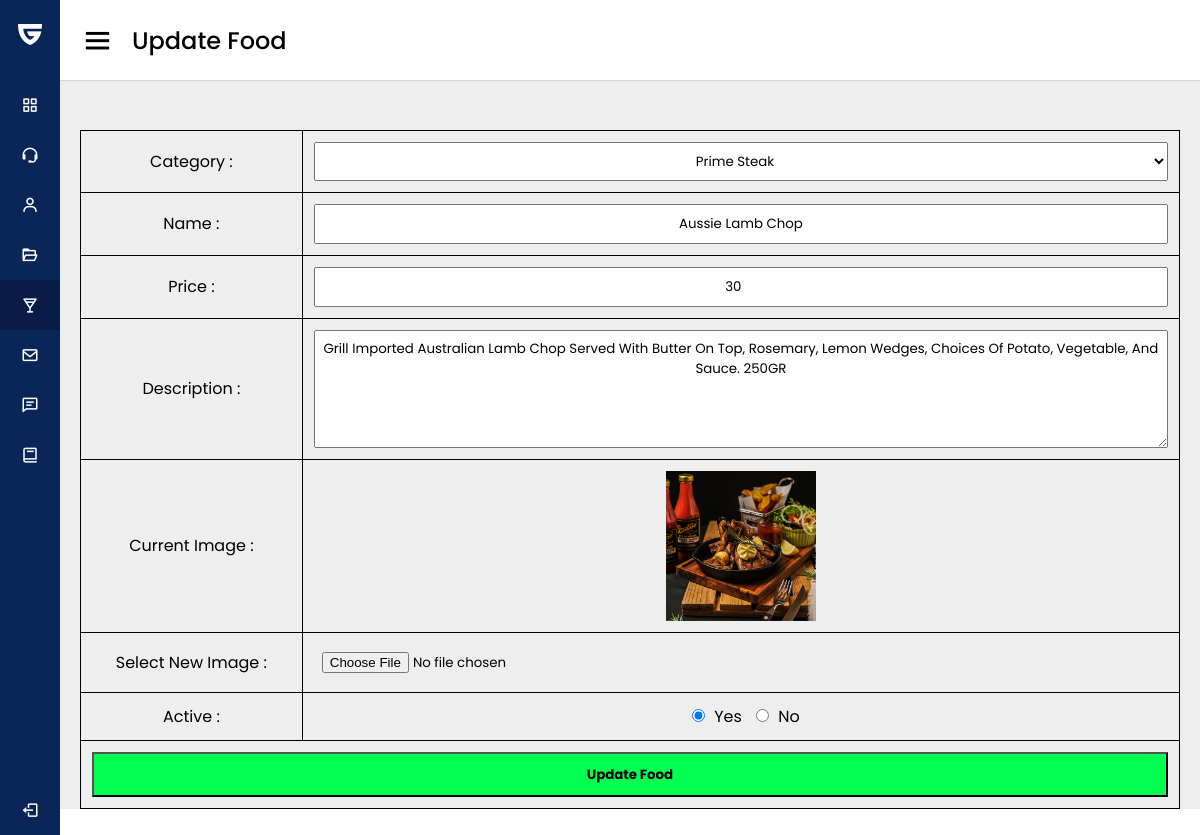
Page /Admin/update-food.php?id=1 (signed in) on the committed database.
### tables this page shows
CREATE TABLE `tbl_food` (
  `food_id` int(10) UNSIGNED NOT NULL,
  `category` varchar(100) NOT NULL,
  `name` varchar(100) NOT NULL,
  `price` decimal(10,0) NOT NULL,
  `description` text NOT NULL,
  `image_name` varchar(255) NOT NULL,
  `active` varchar(10) NOT NULL
);

CREATE TABLE `tbl_category` (
  `id` int(10) UNSIGNED NOT NULL,
  `name` varchar(100) NOT NULL,
  `category` varchar(100) NOT NULL,
  `active` varchar(10) NOT NULL
);

### Admin/update-food.php (the view, shortened to what this page needs)
<?php
include('../Assets/Config/config.php');
?>
<?php
if (isset($_GET['id'])) {
    $id = $_GET['id'];
    $sql2 = "SELECT * FROM tbl_food WHERE food_id=$id";
    $res2 = mysqli_query($conn, $sql2);
    $row2 = mysqli_fetch_assoc($res2);
    $name = $row2['name'];
    $description = $row2['description'];
    $price = $row2['price'];
    $current_image = $row2['image_name'];
    $current_category = $row2['category'];
    $active = $row2['active'];
} else {
    header('location:' . SITEURL . 'Admin/manage-food.php');
}
?>
<html>
<head>
    <link rel="stylesheet" href="style.css">
    <link href='https://unpkg.com/boxicons@2.0.7/css/boxicons.min.css' rel='stylesheet'>
    <link rel="stylesheet" href="https://cdnjs.cloudflare.com/ajax/libs/font-awesome/5.15.3/css/all.min.css">
</head>
<body>
    <div class="sidebar">
        <div class="logo-details">
            <i class='fab fa-guilded'></i>
            <span class="logo_name">Gresda Food</span>
        </div>
        <ul class="nav-links">
            <li>
                <a href="index.php">
                    <i class='bx bx-grid-alt'></i>
                    <span class="links_name">Dashboard</span>
                </a>
            </li>
            <li>
                <a href="manage-admin.php">
                    <i class='bx bx-support'></i>
                    <span class="links_name">Manage Admin</span>
                </a>
            </li>
            <li>
                <a href="manage-user.php">
                    <i class='bx bx-user'></i>
                    <span class="links_name">Manage Users</span>
                </a>
            </li>
            <li>
                <a href="manage-category.php">
                    <i class='bx bx-folder-open'></i>
                    <span class="links_name">Manage Category</span>
                </a>
            </li>
            <li>
                <a href="manage-food.php" class="active">
                    <i class='bx bx-drink'></i>
                    <span class="links_name">Manage Food</span>
                </a>
            </li>
            <li>
                <a href="manage-contact.php">
                    <i class='bx bx-envelope'></i>
                    <span class="links_name">Manage Contact</span>
                </a>
            </li>
            <li>
                <a href="manage-review.php">
                    <i class='bx bx-comment-detail'></i>
                    <span class="links_name">Manage Review</span>
                </a>
            </li>
            <li>
                <a href="manage-order.php">
                    <i class='bx bx-book'></i>
                    <span class="links_name">Manage Order</span>
                </a>
            </li>
            <li class="log_out">
                <a href="Assets/logout.php">
                    <i class='bx bx-log-out'></i>
                    <span class="links_name">Log out</span>
                </a>
            </li>
        </ul>
    </div>
    <section class="home-section">
        <nav>
            <div class="sidebar-button">
                <i class='bx bx-menu sidebarBtn'></i>
                <span class="dashboard">Update Food</span>
            </div>
        </nav>
        <div class="home-content">
            <div class="overview-boxes">
                <table class="tbl-full">
                    <form action="" method="POST" enctype="multipart/form-data">
                        <tr>
                            <td>Category : </td>
                            <td>
                                <select name="category">
                                    <?php
                                    $sql = "SELECT * FROM tbl_category WHERE active='Yes'";
                                    $res = mysqli_query($conn, $sql);
                                    $count = mysqli_num_rows($res);
                                    if ($count > 0) {
                                        while ($row = mysqli_fetch_assoc($res)) {
                                            $category_name = $row['name'];
                                            $category_id = $row['category'];
                                    ?>
                                            <option <?php if ($current_category == $category_id) {
                                                        echo "selected";
                                                    } ?> value="<?php echo $category_id; ?>"><?php echo $category_name; ?></option>
                                    <?php
                                        }
                                    } else {
                                        echo "<option value='0'>Category Not Available.</option>";
                                    }
                                    ?>
                                </select>
                            </td>
                        </tr>
                        <tr>
                            <td>Name : </td>
                            <td>
                                <input type="text" name="name" value="<?php echo $name; ?>">
                            </td>
                        </tr>
                        <tr>
                            <td>Price : </td>
                            <td>
                                <input type="number" name="price" value="<?php echo $price; ?>">
                            </td>
                        </tr>
                        <tr>
                            <td>Description : </td>
                            <td>
                                <textarea name="description" cols="50" rows="5"><?php echo $description; ?></textarea>
                            </td>
                        </tr>
                        <tr>
                            <td>Current Image : </td>
                            <td>
                                <?php
                                if ($current_image == "") {
                                    echo "<div class='error'>Image not Available.</div>";
                                } else {
                                ?>
                                    <img src="<?php echo SITEURL; ?>Assets/Images/all-menu/<?php echo $current_category; ?>/<?php echo $current_image; ?>" width="150px">
                                <?php
                                }
                                ?>
                            </td>
                        </tr>
                        <tr>
                            <td>Select New Image : </td>
                            <td>
                                <input type="file" name="image">
                            </td>
                        </tr>
                        <tr>
                            <td>Active : </td>
                            <td>
                                <input <?php if ($active == "Yes") {
                                            echo "checked";
                                        } ?> class="active" type="radio" name="active" value="Yes"> Yes
                                <input <?php if ($active == "No") {
                                            echo "checked";
                                        } ?> class="active" type="radio" name="active" value="No"> No
                            </td>
                        </tr>
                        <tr>
                            <td colspan="2">
                                <input type="submit" name="submit" value="Update Food" class="btn-secondary">
                            </td>
                        </tr>
                    </form>
                </table>
            </div>
        </div>
    </section>
</body>
</html>

### Admin/style.css (style rules this page uses)
* { margin: 0; padding: 0; box-sizing: border-box; font-family: 'Poppins', sans-serif; }
.sidebar { position: fixed; height: 100%; width: 60px; background: #0A2558; transition: all 0.5s ease; }
.sidebar .logo-details { height: 70px; display: flex; align-items: center; }
.sidebar .logo-details i { font-size: 28px; font-weight: 500; color: #fff; min-width: 60px; text-align: center }
.sidebar .logo-details .logo_name { color: #fff; font-size: 24px; font-weight: 500; white-space: nowrap; }
.sidebar .nav-links { margin-top: 10px; }
.sidebar .nav-links li { position: relative; list-style: none; height: 50px; }
.sidebar .nav-links li a { height: 100%; width: 100%; display: flex; align-items: center; text-decoration: none; transition: all 0.4s ease; }
.sidebar .nav-links li a.active { background: #081D45; }
.sidebar .nav-links li i { min-width: 60px; text-align: center; font-size: 18px; color: #fff; }
.sidebar .nav-links li a .links_name { color: #fff; font-size: 15px; font-weight: 400; white-space: nowrap; }
.sidebar .nav-links .log_out { position: absolute; bottom: 0; width: 100%; }
.home-section { position: relative; background: #eeeeee; min-height: 100vh; width: calc(100% - 60px); left: 60px; transition: all 0.5s ease; }
.home-section nav { display: flex; justify-content: space-between; height: 80px; background: #fff; display: flex; align-items: center; position: fixed; left: 60px; width: calc(100% - 60px); z-index: 100; padding: 0 20px; box-shadow: 0 1px 1px rgba(0, 0, 0, 0.1); transition: all 0.5s ease; }
.home-section nav .sidebar-button { display: flex; align-items: center; font-size: 24px; font-weight: 500; }
nav .sidebar-button i { font-size: 35px; margin-right: 17px; }
.home-section .home-content { position: relative; padding-top: 104px; }
.home-content .overview-boxes { display: flex; align-items: center; justify-content: space-between; flex-wrap: wrap; padding: 0 20px; margin-bottom: 26px; }
.tbl-full { width: 100%; border-collapse: collapse; }
table tr td { border: 1px solid black; padding: 1%; text-align: center; }
table tr input, table tr textarea, table tr td select { text-align: center; width: 100%; padding: 8px; }
table tr input.active { width: auto; margin-left: 10px; margin-right: 5px; }
.btn-secondary { background-color: #00ff50; padding: 1%; color: black; text-decoration: none; font-weight: bold; }
@media (max-width: 1240px) { .sidebar { width: 60px; } }
@media (max-width: 1240px) { .home-section nav { width: calc(100% - 60px); left: 60px; } }
@media (max-width: 1240px) { .home-section { width: calc(100% - 60px); left: 60px; } }

### rows in the picture
tbl_food: category "Prime Steak", name "Aussie Lamb Chop", price "30", description "Grill Imported Australian Lamb Chop Served With Butter On Top, Rosemary, Lemon Wedges, Choices Of Potato, Vegetable, And Sauce. 250GR", category+image_name (picture), active "☑"
